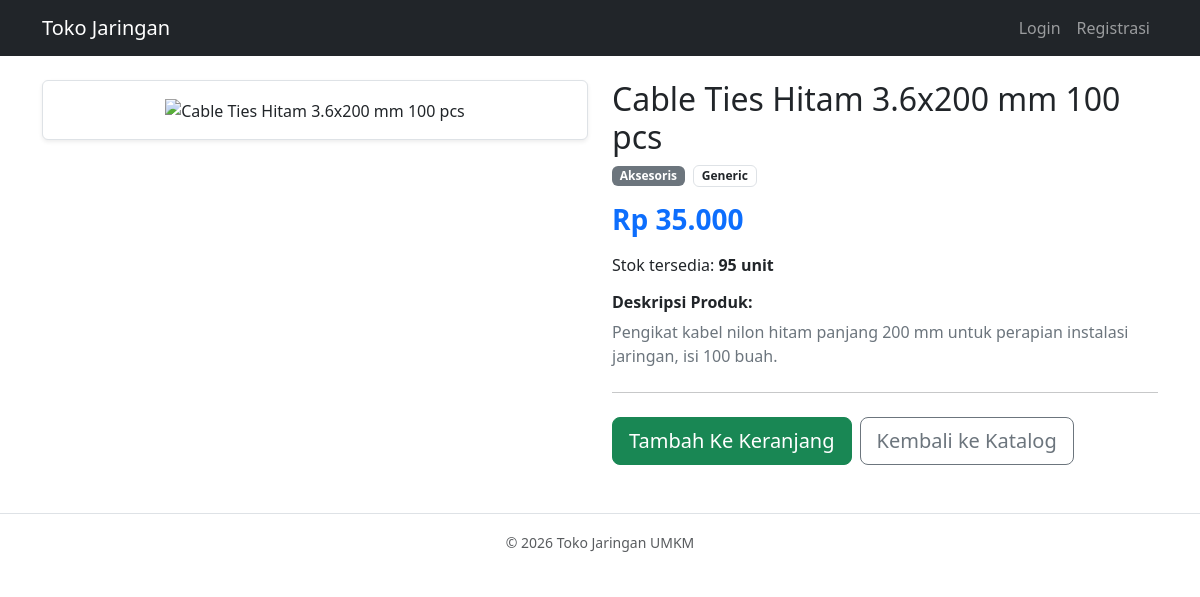
Screenshot of /customer/detail-produk.php?id=106 with the database file from the repository.
### tables this page shows
CREATE TABLE `produk` (
  `id` int(11) NOT NULL,
  `nama` varchar(150) NOT NULL,
  `kategori` varchar(100) NOT NULL,
  `harga` decimal(12,2) NOT NULL,
  `stok` int(11) NOT NULL DEFAULT 0,
  `deskripsi` text DEFAULT NULL,
  `brand` varchar(100) DEFAULT NULL,
  `gambar` varchar(255) DEFAULT 'default.jpg'
);

### function.php (called while the page is built, shortened)
<?php
require_once __DIR__ . '/conn.php';
function query($sql) {
    global $conn;
    $result = mysqli_query($conn, $sql);
    $rows = [];
    while ($row = mysqli_fetch_assoc($result)) {
        $rows[] = $row;
    }
    return $rows;
}
?>

### base.php (called while the page is built)
<?php
$base_url = "http://localhost/toko-jaringan/";
?>

### customer/detail-produk.php (the view, shortened to what this page needs)
<?php
require_once __DIR__ . '/../function.php';
include __DIR__ . '/../components/header.php';
$id = intval($_GET['id'] ?? 0);
$data = query("SELECT * FROM produk WHERE id = $id");
$p = $data[0];
$gambar_path = (!empty($p['gambar']) && file_exists(__DIR__ . '/../assets/img/' . $p['gambar']))
    ? $base_url . 'assets/img/' . htmlspecialchars($p['gambar'])
    : $base_url . 'assets/img/default.jpg';
?>
<div class="row mt-4 mb-5">
    <div class="col-md-6 mb-4">
        <div class="bg-white p-3 text-center border rounded shadow-sm">
            <img src="<?= $gambar_path; ?>" class="img-fluid" alt="<?= htmlspecialchars($p['nama']); ?>" style="max-height: 380px; object-fit: contain;">
        </div>
    </div>
    <div class="col-md-6">
        <h2><?= htmlspecialchars($p['nama']); ?></h2>
        <h6 class="text-muted mb-3">
            <span class="badge bg-secondary"><?= htmlspecialchars($p['kategori']); ?></span>
            <span class="badge bg-outline-dark text-dark border ms-1"><?= htmlspecialchars($p['brand']); ?></span>
        </h6>
        <h3 class="text-primary fw-bold mb-3">Rp <?= number_format($p['harga'], 0, ',', '.'); ?></h3>
        <p class="mb-3">Stok tersedia: <strong><?= $p['stok']; ?> unit</strong></p>
        <div class="mb-4">
            <h6 class="fw-bold">Deskripsi Produk:</h6>
            <p class="text-secondary"><?= nl2br(htmlspecialchars($p['deskripsi'])); ?></p>
        </div>
        <hr class="my-4">
        <div class="d-flex gap-2">
            <a href="keranjang.php?action=add&id=<?= $p['id']; ?>" class="btn btn-success btn-lg">Tambah Ke Keranjang</a>
            <a href="index.php" class="btn btn-outline-secondary btn-lg">Kembali ke Katalog</a>
        </div>
    </div>
</div>
<?php include __DIR__ . '/../components/footer.php'; ?>

### rows the page displays
produk: nama "Cable Ties Hitam 3.6x200 mm 100 pcs", kategori "Aksesoris", brand "Generic", harga "35.000", stok "95", deskripsi "Pengikat kabel nilon hitam panjang 200 mm untuk perapian instalasi jaringan, isi 100 buah."
